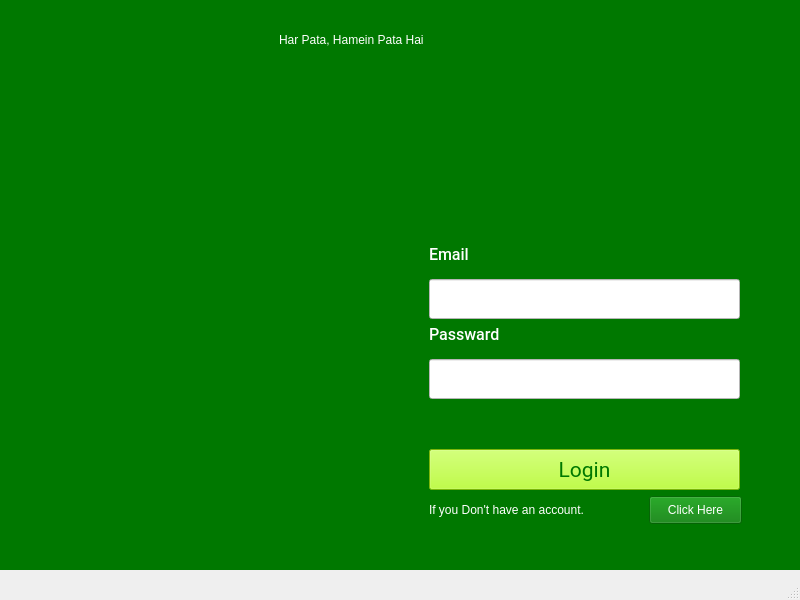
<?xml version="1.0" encoding="UTF-8"?>
<ui version="4.0">
 <class>MainWindow</class>
 <widget class="QMainWindow" name="MainWindow">
  <property name="geometry">
   <rect>
    <x>0</x>
    <y>0</y>
    <width>800</width>
    <height>600</height>
   </rect>
  </property>
  <property name="windowTitle">
   <string>MainWindow</string>
  </property>
  <widget class="QWidget" name="centralwidget">
   <widget class="QLabel" name="label_2">
    <property name="geometry">
     <rect>
      <x>70</x>
      <y>50</y>
      <width>181</width>
      <height>51</height>
     </rect>
    </property>
    <property name="text">
     <string/>
    </property>
    <property name="pixmap">
     <pixmap>../../background pics/icons/logo.png</pixmap>
    </property>
    <property name="scaledContents">
     <bool>true</bool>
    </property>
    <property name="openExternalLinks">
     <bool>false</bool>
    </property>
   </widget>
   <widget class="QWidget" name="widget" native="true">
    <property name="geometry">
     <rect>
      <x>-11</x>
      <y>-1</y>
      <width>1031</width>
      <height>571</height>
     </rect>
    </property>
    <property name="styleSheet">
     <string notr="true">background-color:rgb(0, 120, 0);
color:white</string>
    </property>
    <widget class="QLabel" name="label_3">
     <property name="geometry">
      <rect>
       <x>50</x>
       <y>20</y>
       <width>151</width>
       <height>71</height>
      </rect>
     </property>
     <property name="text">
      <string/>
     </property>
     <property name="pixmap">
      <pixmap>../icons/DEVOE partners logo.png</pixmap>
     </property>
     <property name="scaledContents">
      <bool>true</bool>
     </property>
     <property name="openExternalLinks">
      <bool>false</bool>
     </property>
    </widget>
    <widget class="QWidget" name="Loginwidget" native="true">
     <property name="geometry">
      <rect>
       <x>420</x>
       <y>220</y>
       <width>351</width>
       <height>311</height>
      </rect>
     </property>
     <property name="styleSheet">
      <string notr="true">background-color:rgba(0, 120, 0,0.7);
color: white;</string>
     </property>
     <widget class="QLabel" name="lblUserName">
      <property name="geometry">
       <rect>
        <x>20</x>
        <y>20</y>
        <width>101</width>
        <height>31</height>
       </rect>
      </property>
      <property name="font">
       <font>
        <family>Roboto Medium</family>
        <pointsize>12</pointsize>
       </font>
      </property>
      <property name="styleSheet">
       <string notr="true">background-color: none;</string>
      </property>
      <property name="text">
       <string>Email</string>
      </property>
     </widget>
     <widget class="QPushButton" name="loginbtn">
      <property name="geometry">
       <rect>
        <x>20</x>
        <y>230</y>
        <width>311</width>
        <height>41</height>
       </rect>
      </property>
      <property name="font">
       <font>
        <family>Roboto</family>
        <pointsize>16</pointsize>
        <weight>50</weight>
        <italic>false</italic>
        <bold>false</bold>
       </font>
      </property>
      <property name="styleSheet">
       <string notr="true">#loginbtn{
background-color:rgb(171, 255, 14);
color: rgb(0, 120, 0);
font: 16pt &quot;Roboto&quot;;
filter: box-shadow(100px 100px red);
}</string>
      </property>
      <property name="text">
       <string>Login</string>
      </property>
     </widget>
     <widget class="QLabel" name="lblPassword">
      <property name="geometry">
       <rect>
        <x>20</x>
        <y>100</y>
        <width>101</width>
        <height>31</height>
       </rect>
      </property>
      <property name="font">
       <font>
        <family>Roboto Medium</family>
        <pointsize>12</pointsize>
       </font>
      </property>
      <property name="styleSheet">
       <string notr="true">background-color: none;</string>
      </property>
      <property name="text">
       <string>Passward</string>
      </property>
     </widget>
     <widget class="QLabel" name="label_6">
      <property name="geometry">
       <rect>
        <x>20</x>
        <y>270</y>
        <width>231</width>
        <height>41</height>
       </rect>
      </property>
      <property name="styleSheet">
       <string notr="true">font: 10pt &quot;Roboto&quot;;
color: rgb(255, 255, 255);
background-color:none;</string>
      </property>
      <property name="text">
       <string>If you Don't have an account.</string>
      </property>
     </widget>
     <widget class="QPushButton" name="BtnClickHere">
      <property name="geometry">
       <rect>
        <x>240</x>
        <y>277</y>
        <width>93</width>
        <height>28</height>
       </rect>
      </property>
      <property name="styleSheet">
       <string notr="true">font: 10pt &quot;Roboto&quot;;</string>
      </property>
      <property name="text">
       <string>Click Here</string>
      </property>
     </widget>
     <widget class="QLineEdit" name="txtPassword">
      <property name="geometry">
       <rect>
        <x>20</x>
        <y>140</y>
        <width>311</width>
        <height>40</height>
       </rect>
      </property>
      <property name="styleSheet">
       <string notr="true">#txtPassword{
background-color:rgb(255, 255, 255);
color:black;
	font: 12pt &quot;Roboto&quot;;
}</string>
      </property>
     </widget>
     <widget class="QLineEdit" name="txtEmail">
      <property name="geometry">
       <rect>
        <x>20</x>
        <y>60</y>
        <width>311</width>
        <height>40</height>
       </rect>
      </property>
      <property name="styleSheet">
       <string notr="true">#txtEmail{
background-color:rgb(255, 255, 255);
color:black;
	font: 12pt &quot;Roboto&quot;;
}</string>
      </property>
     </widget>
     <widget class="QLabel" name="lblError">
      <property name="geometry">
       <rect>
        <x>20</x>
        <y>190</y>
        <width>301</width>
        <height>31</height>
       </rect>
      </property>
      <property name="styleSheet">
       <string notr="true">#lblError{
background-color: none;
	font: 10pt &quot;Roboto&quot;;
color:red;
}</string>
      </property>
      <property name="text">
       <string/>
      </property>
     </widget>
    </widget>
    <widget class="QLabel" name="label_4">
     <property name="geometry">
      <rect>
       <x>290</x>
       <y>20</y>
       <width>401</width>
       <height>41</height>
      </rect>
     </property>
     <property name="styleSheet">
      <string notr="true">font: 20pt &quot;Roboto&quot;;
color: rgb(255, 255, 255);
background-color:none;</string>
     </property>
     <property name="text">
      <string>Har Pata, Hamein Pata Hai</string>
     </property>
    </widget>
    <widget class="QLabel" name="label_5">
     <property name="geometry">
      <rect>
       <x>10</x>
       <y>70</y>
       <width>800</width>
       <height>500</height>
      </rect>
     </property>
     <property name="text">
      <string/>
     </property>
     <property name="pixmap">
      <pixmap>../propertyPics/construction-concept-with-engineering-tools.jpg</pixmap>
     </property>
     <property name="scaledContents">
      <bool>true</bool>
     </property>
    </widget>
    <zorder>label_5</zorder>
    <zorder>label_3</zorder>
    <zorder>Loginwidget</zorder>
    <zorder>label_4</zorder>
   </widget>
  </widget>
  <widget class="QMenuBar" name="menubar">
   <property name="geometry">
    <rect>
     <x>0</x>
     <y>0</y>
     <width>800</width>
     <height>26</height>
    </rect>
   </property>
  </widget>
  <widget class="QStatusBar" name="statusbar"/>
 </widget>
 <resources>
  <include location="../icons/icons.qrc"/>
 </resources>
 <connections/>
</ui>
